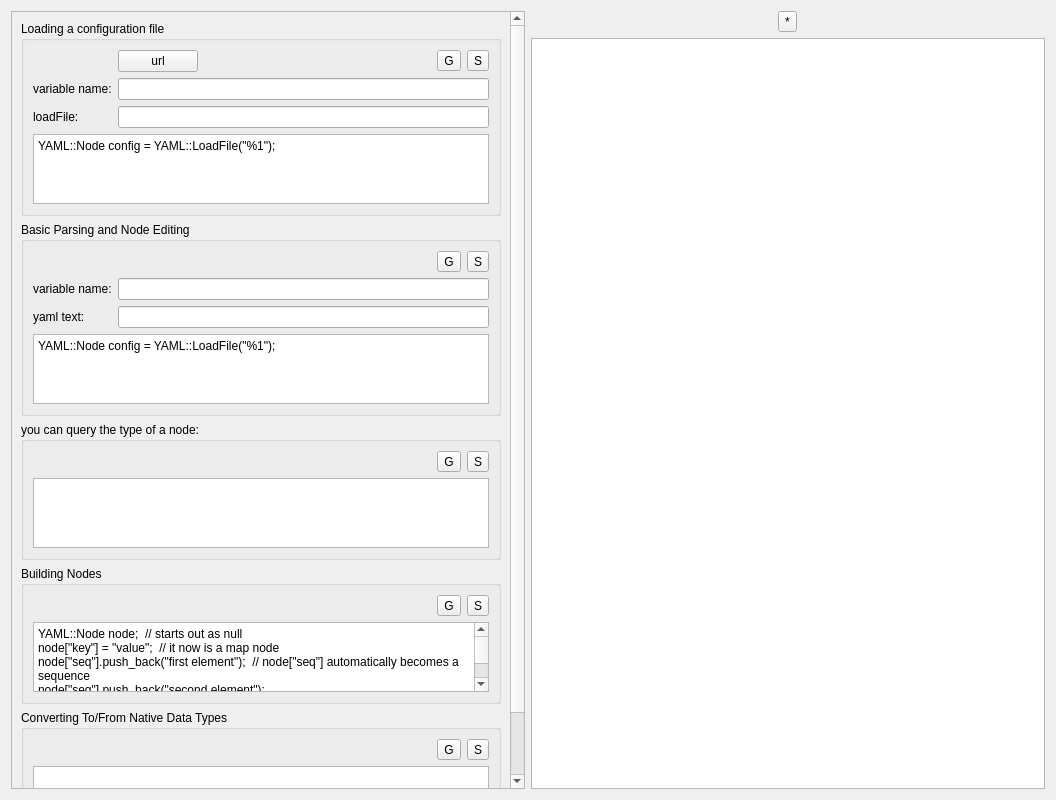
<?xml version="1.0" encoding="UTF-8"?>
<ui version="4.0">
 <class>YamlGenerator</class>
 <widget class="QWidget" name="YamlGenerator">
  <property name="geometry">
   <rect>
    <x>0</x>
    <y>0</y>
    <width>1056</width>
    <height>800</height>
   </rect>
  </property>
  <property name="windowTitle">
   <string>Form</string>
  </property>
  <layout class="QHBoxLayout" name="horizontalLayout_4">
   <item>
    <widget class="QScrollArea" name="scrollArea">
     <property name="widgetResizable">
      <bool>true</bool>
     </property>
     <widget class="QWidget" name="scrollAreaWidgetContents">
      <property name="geometry">
       <rect>
        <x>0</x>
        <y>0</y>
        <width>500</width>
        <height>875</height>
       </rect>
      </property>
      <layout class="QVBoxLayout" name="verticalLayout_8">
       <item>
        <layout class="QVBoxLayout" name="verticalLayout_6">
         <item>
          <widget class="QGroupBox" name="groupBox_2">
           <property name="title">
            <string>Loading a configuration file</string>
           </property>
           <layout class="QVBoxLayout" name="verticalLayout">
            <item>
             <layout class="QGridLayout" name="gridLayout_2">
              <item row="2" column="1">
               <widget class="QLineEdit" name="lineEdit_filename"/>
              </item>
              <item row="1" column="0">
               <widget class="QLabel" name="label_6">
                <property name="text">
                 <string>variable name:</string>
                </property>
               </widget>
              </item>
              <item row="2" column="0">
               <widget class="QLabel" name="label_2">
                <property name="text">
                 <string>loadFile:</string>
                </property>
               </widget>
              </item>
              <item row="1" column="1">
               <widget class="QLineEdit" name="lineEdit_variable0"/>
              </item>
              <item row="0" column="1">
               <layout class="QHBoxLayout" name="horizontalLayout_2">
                <item>
                 <widget class="QPushButton" name="pushButton">
                  <property name="text">
                   <string>url</string>
                  </property>
                 </widget>
                </item>
                <item>
                 <spacer name="horizontalSpacer">
                  <property name="orientation">
                   <enum>Qt::Horizontal</enum>
                  </property>
                  <property name="sizeHint" stdset="0">
                   <size>
                    <width>40</width>
                    <height>20</height>
                   </size>
                  </property>
                 </spacer>
                </item>
                <item>
                 <widget class="QToolButton" name="toolButton_go_1">
                  <property name="text">
                   <string>G</string>
                  </property>
                 </widget>
                </item>
                <item>
                 <widget class="QToolButton" name="toolButton_save_1">
                  <property name="text">
                   <string>S</string>
                  </property>
                 </widget>
                </item>
               </layout>
              </item>
             </layout>
            </item>
            <item>
             <widget class="QPlainTextEdit" name="plainTextEdit_templ_1">
              <property name="plainText">
               <string>YAML::Node config = YAML::LoadFile(&quot;%1&quot;);</string>
              </property>
             </widget>
            </item>
           </layout>
          </widget>
         </item>
         <item>
          <widget class="QGroupBox" name="groupBox">
           <property name="title">
            <string>Basic Parsing and Node Editing</string>
           </property>
           <layout class="QVBoxLayout" name="verticalLayout_5">
            <item>
             <layout class="QGridLayout" name="gridLayout">
              <item row="1" column="1">
               <widget class="QLineEdit" name="lineEdit_variable"/>
              </item>
              <item row="2" column="1">
               <widget class="QLineEdit" name="lineEdit_yamltext"/>
              </item>
              <item row="1" column="0">
               <widget class="QLabel" name="label_4">
                <property name="text">
                 <string>variable name:</string>
                </property>
               </widget>
              </item>
              <item row="2" column="0">
               <widget class="QLabel" name="label_5">
                <property name="text">
                 <string>yaml text:</string>
                </property>
               </widget>
              </item>
              <item row="0" column="1">
               <layout class="QHBoxLayout" name="horizontalLayout_7">
                <item>
                 <spacer name="horizontalSpacer_5">
                  <property name="orientation">
                   <enum>Qt::Horizontal</enum>
                  </property>
                  <property name="sizeHint" stdset="0">
                   <size>
                    <width>40</width>
                    <height>20</height>
                   </size>
                  </property>
                 </spacer>
                </item>
                <item>
                 <widget class="QToolButton" name="toolButton_go_2">
                  <property name="text">
                   <string>G</string>
                  </property>
                 </widget>
                </item>
                <item>
                 <widget class="QToolButton" name="toolButton_save_2">
                  <property name="text">
                   <string>S</string>
                  </property>
                 </widget>
                </item>
               </layout>
              </item>
             </layout>
            </item>
            <item>
             <widget class="QPlainTextEdit" name="plainTextEdit_templ_2">
              <property name="plainText">
               <string>YAML::Node config = YAML::LoadFile(&quot;%1&quot;);</string>
              </property>
             </widget>
            </item>
           </layout>
          </widget>
         </item>
         <item>
          <widget class="QGroupBox" name="groupBox_4">
           <property name="title">
            <string>you can query the type of a node:</string>
           </property>
           <layout class="QVBoxLayout" name="verticalLayout_10">
            <item>
             <layout class="QHBoxLayout" name="horizontalLayout_3">
              <item>
               <spacer name="horizontalSpacer_2">
                <property name="orientation">
                 <enum>Qt::Horizontal</enum>
                </property>
                <property name="sizeHint" stdset="0">
                 <size>
                  <width>40</width>
                  <height>20</height>
                 </size>
                </property>
               </spacer>
              </item>
              <item>
               <widget class="QToolButton" name="toolButton_go_3">
                <property name="text">
                 <string>G</string>
                </property>
               </widget>
              </item>
              <item>
               <widget class="QToolButton" name="toolButton_save_3">
                <property name="text">
                 <string>S</string>
                </property>
               </widget>
              </item>
             </layout>
            </item>
            <item>
             <widget class="QPlainTextEdit" name="plainTextEdit_templ_3"/>
            </item>
           </layout>
          </widget>
         </item>
         <item>
          <widget class="QGroupBox" name="groupBox_6">
           <property name="title">
            <string>Building Nodes</string>
           </property>
           <layout class="QVBoxLayout" name="verticalLayout_3">
            <item>
             <layout class="QHBoxLayout" name="horizontalLayout_6">
              <item>
               <spacer name="horizontalSpacer_4">
                <property name="orientation">
                 <enum>Qt::Horizontal</enum>
                </property>
                <property name="sizeHint" stdset="0">
                 <size>
                  <width>40</width>
                  <height>20</height>
                 </size>
                </property>
               </spacer>
              </item>
              <item>
               <widget class="QToolButton" name="toolButton_go_4">
                <property name="text">
                 <string>G</string>
                </property>
               </widget>
              </item>
              <item>
               <widget class="QToolButton" name="toolButton_save_4">
                <property name="text">
                 <string>S</string>
                </property>
               </widget>
              </item>
             </layout>
            </item>
            <item>
             <widget class="QPlainTextEdit" name="plainTextEdit_templ_4">
              <property name="plainText">
               <string>YAML::Node node;  // starts out as null
node[&quot;key&quot;] = &quot;value&quot;;  // it now is a map node
node[&quot;seq&quot;].push_back(&quot;first element&quot;);  // node[&quot;seq&quot;] automatically becomes a sequence
node[&quot;seq&quot;].push_back(&quot;second element&quot;);

node[&quot;mirror&quot;] = node[&quot;seq&quot;][0];  // this creates an alias
node[&quot;seq&quot;][0] = &quot;1st element&quot;;  // this also changes node[&quot;mirror&quot;]
node[&quot;mirror&quot;] = &quot;element #1&quot;;  // and this changes node[&quot;seq&quot;][0] - they're really the &quot;same&quot; node

node[&quot;self&quot;] = node;  // you can even create self-aliases
node[node[&quot;mirror&quot;]] = node[&quot;seq&quot;];  // and strange loops :)</string>
              </property>
             </widget>
            </item>
           </layout>
          </widget>
         </item>
        </layout>
       </item>
       <item>
        <widget class="QGroupBox" name="groupBox_3">
         <property name="title">
          <string>Converting To/From Native Data Types</string>
         </property>
         <layout class="QVBoxLayout" name="verticalLayout_7">
          <item>
           <layout class="QHBoxLayout" name="horizontalLayout_8">
            <item>
             <spacer name="horizontalSpacer_6">
              <property name="orientation">
               <enum>Qt::Horizontal</enum>
              </property>
              <property name="sizeHint" stdset="0">
               <size>
                <width>40</width>
                <height>20</height>
               </size>
              </property>
             </spacer>
            </item>
            <item>
             <widget class="QToolButton" name="toolButton_go_5">
              <property name="text">
               <string>G</string>
              </property>
             </widget>
            </item>
            <item>
             <widget class="QToolButton" name="toolButton_save_5">
              <property name="text">
               <string>S</string>
              </property>
             </widget>
            </item>
           </layout>
          </item>
          <item>
           <widget class="QPlainTextEdit" name="plainTextEdit_templ_5"/>
          </item>
         </layout>
        </widget>
       </item>
      </layout>
     </widget>
    </widget>
   </item>
   <item>
    <layout class="QVBoxLayout" name="verticalLayout_4">
     <item>
      <layout class="QVBoxLayout" name="verticalLayout_2">
       <item>
        <layout class="QHBoxLayout" name="horizontalLayout">
         <item>
          <widget class="QToolButton" name="toolButton_inter_clear">
           <property name="text">
            <string>*</string>
           </property>
          </widget>
         </item>
        </layout>
       </item>
      </layout>
     </item>
     <item>
      <widget class="QCodeEditor" name="textEdit_inter"/>
     </item>
    </layout>
   </item>
  </layout>
 </widget>
 <customwidgets>
  <customwidget>
   <class>QCodeEditor</class>
   <extends>QTextEdit</extends>
   <header location="global">QCodeEditor</header>
  </customwidget>
 </customwidgets>
 <tabstops>
  <tabstop>scrollArea</tabstop>
  <tabstop>pushButton</tabstop>
  <tabstop>toolButton_go_1</tabstop>
  <tabstop>toolButton_save_1</tabstop>
  <tabstop>lineEdit_variable0</tabstop>
  <tabstop>lineEdit_filename</tabstop>
  <tabstop>plainTextEdit_templ_1</tabstop>
  <tabstop>toolButton_go_2</tabstop>
  <tabstop>toolButton_save_2</tabstop>
  <tabstop>lineEdit_variable</tabstop>
  <tabstop>lineEdit_yamltext</tabstop>
  <tabstop>plainTextEdit_templ_2</tabstop>
  <tabstop>toolButton_go_3</tabstop>
  <tabstop>toolButton_save_3</tabstop>
  <tabstop>plainTextEdit_templ_3</tabstop>
  <tabstop>toolButton_go_4</tabstop>
  <tabstop>toolButton_save_4</tabstop>
  <tabstop>plainTextEdit_templ_4</tabstop>
  <tabstop>toolButton_go_5</tabstop>
  <tabstop>toolButton_save_5</tabstop>
  <tabstop>plainTextEdit_templ_5</tabstop>
  <tabstop>toolButton_inter_clear</tabstop>
  <tabstop>textEdit_inter</tabstop>
 </tabstops>
 <resources/>
 <connections/>
</ui>
